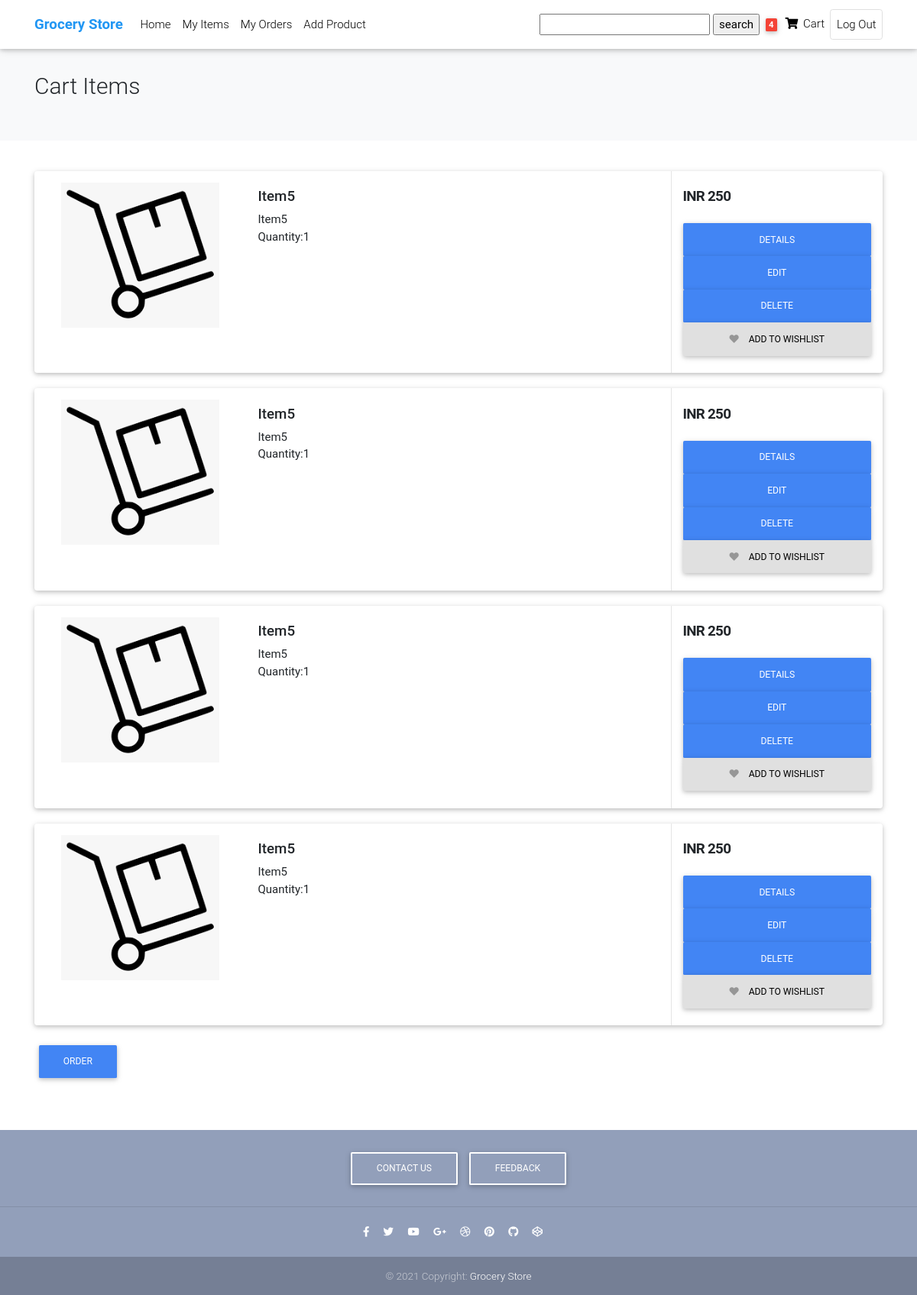
The app's page /cart/cart_items/1/ (signed in) with its own data.
### Cart/models/cartitem.py (models this page shows, shortened)
class CartItem(models.Model):
    ordered = models.BooleanField(default=False, blank=True, null=True)
    cart = models.ForeignKey(Cart, on_delete=models.CASCADE, blank=True, null=True)
    user = models.ForeignKey(User, on_delete=models.CASCADE, blank=True, null=True)
    product = models.ForeignKey(Product, on_delete=models.CASCADE, blank=True, null=True)
    price = models.IntegerField(default=0)
    quantity = models.IntegerField(default=1)

### Base/models/product.py (models this page shows, shortened)
class Product(models.Model):
    title = models.CharField(max_length=250, unique=True)
    description = models.TextField(max_length=250, blank=True, null=True)
    image = models.ImageField(upload_to='uploads/products/',default='uploads/products/normal.png')
    price = models.IntegerField(default=0)
    created = models.DateTimeField(auto_now_add=True)
    category = models.ForeignKey(Categorie, on_delete=models.CASCADE,blank=True,null=True)
    quantity = models.IntegerField(default=1)
    user = models.ForeignKey(User, on_delete=models.CASCADE, blank=True, null=True)
    class Meta:
        ordering = ['created']

### Cart/views/cartitemslist.py (the view)
# urls.py: path('cart_items/<int:pk>/',CartItemsList.as_view(), name='cart_items'),
class CartItemsList(LoginRequiredMixin, ListView):
    model = CartItem
    context_object_name = 'cart_products'
    template_name = 'Cart/cartitems_list.html'
    def get_context_data(self, **kwargs):
        context = super().get_context_data(**kwargs)
        context['cart_products'] = context['cart_products'].filter(user=self.request.user)
        search_input = self.request.GET.get('search-area') or ''
        if search_input:
            context['cart_products'] = context['cart_products'].filter(title__startswith=search_input)
        context['search_input'] = search_input
        cart, _ = Cart.objects.get_or_create(user=self.request.user)
        context['quantity'] = cart.quantity
        context['count'] = context['cart_products'].count()
        return context

### Cart/templates/Cart/cartitems_list.html (shortened to what this page needs)
{% extends 'Base/basic.html' %}
{% load static %}
{% load crispy_forms_tags %}
{% load widget_tweaks %}
 {% block scripts %}
<table>
 <div style="min-height: 50px;"></div></table>
<link href={%static 'products_listing/css/bootstrap.css'%} rel="stylesheet" type="text/css"/>
<link href="{%static 'Product_detail/css/mdb.min.css' %}" rel="stylesheet">
   <link rel="stylesheet" href="https://use.fontawesome.com/releases/v5.11.2/css/all.css">
<link href={%static 'products_listing/css/ui.css'%} rel="stylesheet" type="text/css"/>
<link href={%static 'products_listing/css/responsive.css'%} rel="stylesheet" media="only screen and (max-width: 1200px)" />
 {% endblock scripts %}
{% block content %}
<section class="section-pagetop bg">
<div class="container">
	<h2 class="title-page">Cart Items</h2>
</div>
</section>
<section class="section-content padding-y">
<div class="container">
{% for cart_product in cart_products  %}
            <article class="card card-product-list">
                  <div class="row no-gutters">
                        <aside class="col-md-3">
                              <a href="#" class="img-wrap" style="padding : 15px;">
                                    <img src={{cart_product.product.image.url}}>
                              </a>
                        </aside>
                        <div class="col-md-6">
                              <div class="info-main">
                                    <a href="#" class="h5 title"> {{cart_product.product.title}} </a>
                                    <p>{{cart_product.product.description}} </p>
                                    <p>Quantity:{{cart_product.quantity}}</p>
                              </div>
                        </div>
                        <aside class="col-sm-3">
                              <div class="info-aside">
                                    <div class="price-wrap">
                                          <span class="price h5">INR {{cart_product.product.price}} </span>
                                    </div>
                                    <br>
                                    <p>
                                          <a href={%url 'product' cart_product.product.id %} class="btn btn-primary btn-block"> Details </a>
                                          <a href={%url 'update_item' cart_product.product.id%} class="btn btn-primary btn-block"> Edit </a>
                                          <a href={%url 'delete_item' cart_product.product.id%} class="btn btn-primary btn-block"> Delete </a>
                                          <a href="#" class="btn btn-light btn-block"><i class="fa fa-heart"></i>
                                                <span class="text">Add to wishlist</span>
                                          </a>
                                    </p>
                              </div>
                        </aside>
                  </div>
            </article>
{%empty%}
<h3> No Items are present</h3>
<table>
 <div style="min-height: 125px;"></div></table>
{% endfor %}
     <form action="{%url 'orders' request.user.id %}" method="GET">
                              <button type="submit" class="btn btn-primary">Order</button>
                              </form>
</div>
</section>
{% endblock content %}

### Cart/static/products_listing/css/ui.css (style rules this page uses)
html { font-family: "Inter", sans-serif; font-size: 15px; }
.img-wrap { text-align: center; display: block; }
.img-wrap img { max-width: 100%; }
.price-wrap { letter-spacing: -0.7px; }
.padding-y { padding-top: 40px; padding-bottom: 40px; }
article:after, .form-group:after { display: block; clear: both; content: ""; }
.bg { background-color: #f8f9fa; }
.title-page { color: #212529; }
p:last-child { margin-bottom: 0; }
.btn-light { background-color: #fff; border-color: #e4e4e4; }
.btn-light i { color: #969696; }
.btn i + .text { margin-left: 10px; }
[class*=card-product] a.title { color: #212529; display: block; }
[class*=card-product] p { margin-bottom: 0; }
[class*=card-product] .img-wrap { overflow: hidden; position: relative; }
[class*=card-product] .img-wrap img { height: 100%; max-width: 100%; width: auto; display: inline-block; -o-object-fit: cover; object-fit: cover; }
.card-product-list { margin-bottom: 20px; }
.card-product-list .img-wrap { height: 220px; border-radius: 0.37rem 0 0 0.37rem; }
.card-product-list .info-main { padding: 1.5rem 1rem; }
.card-product-list .info-aside { padding: 1.5rem 1rem; border-left: 1px solid #e4e4e4; height: 100%; }
.card .img-wrap { overflow: hidden; }
.price { font-weight: 600; color: #212529; }
.section-pagetop { padding: 45px 0; }

### Base/templates/Base/basic.html (style rules this page uses)
html, body, header, .carousel { height: 60vh; }
.card { min-width: 260px; }

### records on screen
CartItem: product.image (picture), product "Item5", product.description "Item5", quantity "1", product.price "250"
CartItem: product.image (picture), product "Item5", product.description "Item5", quantity "1", product.price "250"
CartItem: product.image (picture), product "Item5", product.description "Item5", quantity "1", product.price "250"
CartItem: product.image (picture), product "Item5", product.description "Item5", quantity "1", product.price "250"

### other values on screen
{{ quantity }} "4"
